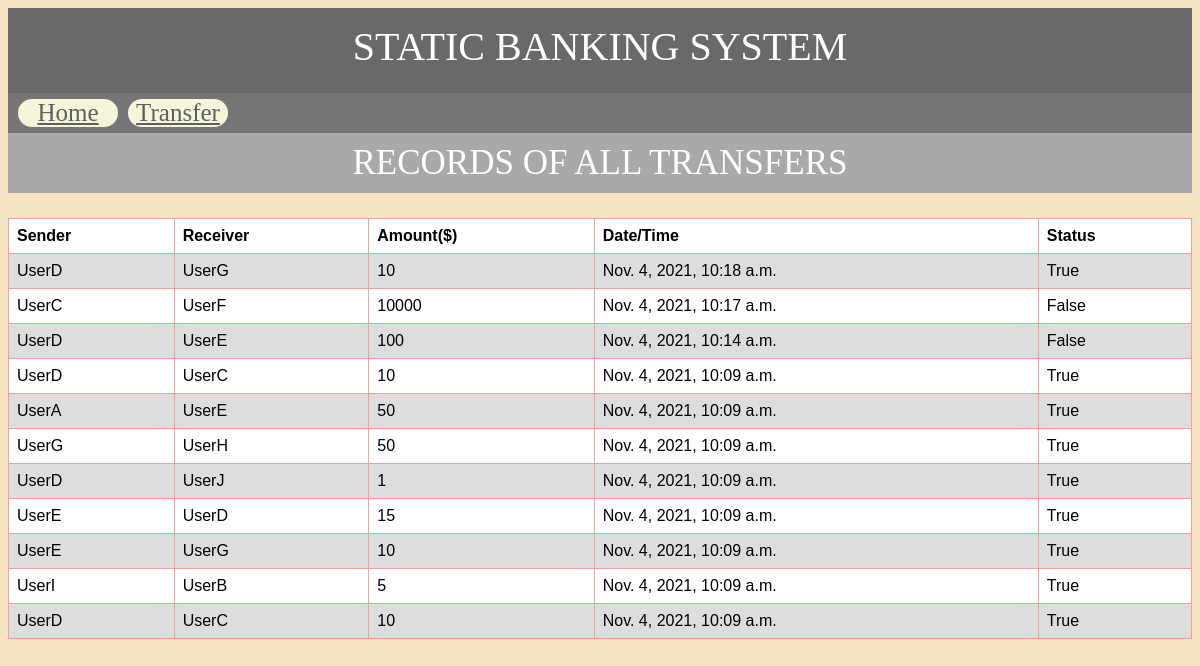
Screenshot of /transfer/logs/ with the database file from the repository.
### base/models.py (models this page shows)
class LogTracker(models.Model):
    isFrom = models.CharField(max_length=100)
    isTo = models.CharField(max_length=100)
    ofAmount = models.IntegerField()
    atTime = models.DateTimeField(default=timezone.now)
    isSuccess = models.BooleanField(default=True)

### base/views.py (the view)
# urls.py: path("transfer/logs/", log_tracker, name="transfer_logs")
def log_tracker(request):
    logs = LogTracker.objects.all().order_by("-atTime")
    context = {
        "user_logs": logs
    }
    return render(request, "logs.html", context)

### base/templates/logs.html (shortened to what this page needs)
{% load static %}
<!DOCTYPE html>
<html lang="en">
<head>
    <link rel="stylesheet" type="text/css" href="{% static 'styles.css' %}">
</head>
    <body style="background: rgb(247, 228, 194);">
        <div class="header">
        STATIC BANKING SYSTEM
        </div>
        <nav class="navigation">
            <a href="{% url 'home_view' %}" class="navigation-item">Home</a>
            <a href="{% url 'transfer_view' %}" class="navigation-item">Transfer</a>
        </nav>
        <div class="title">
            RECORDS OF ALL TRANSFERS
        </div>
        <table>
            <tr>
                <th>Sender</th>
                <th>Receiver</th>
                <th>Amount($)</th>
                <th>Date/Time</th>
                <th>Status</th>
            </tr>
            {% for log in user_logs %}
                <tr>
                    <td>{{ log.isFrom }}</td>
                    <td>{{ log.isTo }}</td>
                    <td>{{ log.ofAmount }}</td>
                    <td>{{ log.atTime }}</td>
                    <td>{{ log.isSuccess }}</td>
                </tr>
            {% endfor %}
        </table>
    </body>
</html>

### base/static/styles.css (style rules this page uses)
table { font-family: arial, sans-serif; border-collapse: collapse; width: 100%; margin-top: 25px; }
td, th { border: 1px solid #fa9c9c; text-align: left; padding: 8px; }
tr:nth-child(even) { background-color: #dddddd; }
tr:nth-child(odd) { background-color: white; }
.header { width: inherit; height: 70px; background: rgb(105, 105, 105); font-size: 40px; text-align: center; color: white; padding-top: 15px; }
.title { text-align: center; background: darkgrey; margin-top: 0px; height: 60px; vertical-align: middle; color: white; font-size: 35px; display: flex; align-items: center; justify-content: center; }
.navigation { height: 40px; width: inherit; background: rgb(117, 117, 117); color: whitesmoke; display: flex; align-items: center; }
.navigation-item { color: rgb(95, 95, 95); display: flex; margin-left: 10px; font-size: 25px; width: 100px; border-radius: 50px; background: beige; justify-content: center; }

### rows the page displays
LogTracker: isFrom "UserD", isTo "UserG", ofAmount "10", atTime "Nov. 4, 2021, 10:18 a.m.", isSuccess "True"
LogTracker: isFrom "UserC", isTo "UserF", ofAmount "10000", atTime "Nov. 4, 2021, 10:17 a.m.", isSuccess "False"
LogTracker: isFrom "UserD", isTo "UserE", ofAmount "100", atTime "Nov. 4, 2021, 10:14 a.m.", isSuccess "False"
LogTracker: isFrom "UserD", isTo "UserC", ofAmount "10", atTime "Nov. 4, 2021, 10:09 a.m.", isSuccess "True"
LogTracker: isFrom "UserA", isTo "UserE", ofAmount "50", atTime "Nov. 4, 2021, 10:09 a.m.", isSuccess "True"
LogTracker: isFrom "UserG", isTo "UserH", ofAmount "50", atTime "Nov. 4, 2021, 10:09 a.m.", isSuccess "True"
LogTracker: isFrom "UserD", isTo "UserJ", ofAmount "1", atTime "Nov. 4, 2021, 10:09 a.m.", isSuccess "True"
LogTracker: isFrom "UserE", isTo "UserD", ofAmount "15", atTime "Nov. 4, 2021, 10:09 a.m.", isSuccess "True"
LogTracker: isFrom "UserE", isTo "UserG", ofAmount "10", atTime "Nov. 4, 2021, 10:09 a.m.", isSuccess "True"
LogTracker: isFrom "UserI", isTo "UserB", ofAmount "5", atTime "Nov. 4, 2021, 10:09 a.m.", isSuccess "True"
LogTracker: isFrom "UserD", isTo "UserC", ofAmount "10", atTime "Nov. 4, 2021, 10:09 a.m.", isSuccess "True"
